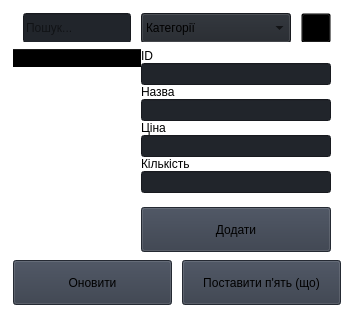
           <widget class="QFrame" name="contentBottom">
            <property name="styleSheet">
             <string notr="true">background-color: transparent;</string>
            </property>
            <property name="frameShape">
             <enum>QFrame::StyledPanel</enum>
            </property>
            <property name="frameShadow">
             <enum>QFrame::Raised</enum>
            </property>
            <layout class="QVBoxLayout" name="verticalLayout_5">
             <property name="spacing">
              <number>0</number>
             </property>
             <property name="leftMargin">
              <number>0</number>
             </property>
             <property name="topMargin">
              <number>0</number>
             </property>
             <property name="rightMargin">
              <number>0</number>
             </property>
             <property name="bottomMargin">
              <number>0</number>
             </property>
             <item>
              <widget class="QFrame" name="content">
               <property name="styleSheet">
                <string notr="true">background-color: transparent;</string>
               </property>
               <property name="frameShape">
                <enum>QFrame::StyledPanel</enum>
               </property>
               <property name="frameShadow">
                <enum>QFrame::Raised</enum>
               </property>
               <layout class="QHBoxLayout" name="horizontalLayout_4">
                <property name="spacing">
                 <number>0</number>
                </property>
                <property name="leftMargin">
                 <number>0</number>
                </property>
                <property name="topMargin">
                 <number>0</number>
                </property>
                <property name="rightMargin">
                 <number>0</number>
                </property>
                <property name="bottomMargin">
                 <number>0</number>
                </property>
                <item>
                 <widget class="QFrame" name="pagesContainer">
                  <property name="frameShape">
                   <enum>QFrame::StyledPanel</enum>
                  </property>
                  <property name="frameShadow">
                   <enum>QFrame::Raised</enum>
                  </property>
                  <layout class="QVBoxLayout" name="verticalLayout_6">
                   <property name="spacing">
                    <number>0</number>
                   </property>
                   <property name="leftMargin">
                    <number>0</number>
                   </property>
                   <property name="topMargin">
                    <number>0</number>
                   </property>
                   <property name="rightMargin">
                    <number>0</number>
                   </property>
                   <property name="bottomMargin">
                    <number>0</number>
                   </property>
                   <item>
                    <widget class="QStackedWidget" name="stackedWidget">
                     <property name="currentIndex">
                      <number>1</number>
                     </property>
                     <widget class="QWidget" name="home">
                      <layout class="QVBoxLayout" name="verticalLayout_9">
                       <item>
                        <widget class="QLabel" name="label">
                         <property name="text">
                          <string>піська</string>
                         </property>
                        </widget>
                       </item>
                      </layout>
                     </widget>
                     <widget class="QWidget" name="view">
                      <layout class="QVBoxLayout" name="verticalLayout_7">
                       <item>
                        <widget class="QFrame" name="search">
                         <property name="maximumSize">
                          <size>
                           <width>16777215</width>
                           <height>30</height>
                          </size>
                         </property>
                         <property name="frameShape">
                          <enum>QFrame::StyledPanel</enum>
                         </property>
                         <property name="frameShadow">
                          <enum>QFrame::Raised</enum>
                         </property>
                         <layout class="QHBoxLayout" name="horizontalLayout_7">
                          <property name="spacing">
                           <number>10</number>
                          </property>
                          <property name="leftMargin">
                           <number>10</number>
                          </property>
                          <property name="topMargin">
                           <number>0</number>
                          </property>
                          <property name="rightMargin">
                           <number>10</number>
                          </property>
                          <property name="bottomMargin">
                           <number>0</number>
                          </property>
                          <item>
                           <widget class="QLineEdit" name="searchText">
                            <property name="minimumSize">
                             <size>
                              <width>0</width>
                              <height>30</height>
                             </size>
                            </property>
                            <property name="styleSheet">
                             <string notr="true">background-color: rgb(33, 37, 43);</string>
                            </property>
                            <property name="placeholderText">
                             <string>Пошук...</string>
                            </property>
                           </widget>
                          </item>
                          <item>
                           <widget class="QComboBox" name="searchComboBox">
                            <property name="minimumSize">
                             <size>
                              <width>150</width>
                              <height>30</height>
                             </size>
                            </property>
                            <property name="maximumSize">
                             <size>
                              <width>150</width>
                              <height>16777215</height>
                             </size>
                            </property>
                            <property name="cursor">
                             <cursorShape>PointingHandCursor</cursorShape>
                            </property>
                            <property name="styleSheet">
                             <string notr="true">background-color: rgb(33, 37, 43);</string>
                            </property>
                            <property name="currentText">
                             <string>Категорії</string>
                            </property>
                            <item>
                             <property name="text">
                              <string>Категорії</string>
                             </property>
                            </item>
                           </widget>
                          </item>
                          <item>
                           <widget class="QPushButton" name="searchButton">
                            <property name="minimumSize">
                             <size>
                              <width>30</width>
                              <height>30</height>
                             </size>
                            </property>
                            <property name="maximumSize">
                             <size>
                              <width>30</width>
                              <height>30</height>
                             </size>
                            </property>
                            <property name="cursor">
                             <cursorShape>PointingHandCursor</cursorShape>
                            </property>
                            <property name="text">
                             <string/>
                            </property>
                            <property name="icon">
                             <iconset resource="CStore.qrc">
                              <normaloff>:/CStore/icons/searchIcon.png</normaloff>:/CStore/icons/searchIcon.png</iconset>
                            </property>
                           </widget>
                          </item>
                         </layout>
                        </widget>
                       </item>
                       <item>
                        <widget class="QFrame" name="table">
                         <property name="frameShape">
                          <enum>QFrame::StyledPanel</enum>
                         </property>
                         <property name="frameShadow">
                          <enum>QFrame::Raised</enum>
                         </property>
                         <layout class="QHBoxLayout" name="horizontalLayout_5">
                          <property name="spacing">
                           <number>0</number>
                          </property>
                          <property name="leftMargin">
                           <number>0</number>
                          </property>
                          <property name="topMargin">
                           <number>0</number>
                          </property>
                          <property name="rightMargin">
                           <number>0</number>
                          </property>
                          <property name="bottomMargin">
                           <number>0</number>
                          </property>
                          <item>
                           <widget class="QFrame" name="table_2">
                            <property name="frameShape">
                             <enum>QFrame::NoFrame</enum>
                            </property>
                            <property name="frameShadow">
                             <enum>QFrame::Raised</enum>
                            </property>
                            <layout class="QVBoxLayout" name="verticalLayout_15">
                             <property name="spacing">
                              <number>0</number>
                             </property>
                             <property name="leftMargin">
                              <number>0</number>
                             </property>
                             <property name="topMargin">
                              <number>0</number>
                             </property>
                             <property name="rightMargin">
                              <number>0</number>
                             </property>
                             <property name="bottomMargin">
                              <number>0</number>
                             </property>
                             <item>
                              <widget class="QTableWidget" name="tableWidget">
                               <property name="frameShape">
                                <enum>QFrame::NoFrame</enum>
                               </property>
                               <property name="frameShadow">
                                <enum>QFrame::Raised</enum>
                               </property>
                               <property name="verticalScrollBarPolicy">
                                <enum>Qt::ScrollBarAsNeeded</enum>
                               </property>
                               <property name="horizontalScrollBarPolicy">
                                <enum>Qt::ScrollBarAsNeeded</enum>
                               </property>
                               <property name="sizeAdjustPolicy">
                                <enum>QAbstractScrollArea::AdjustToContents</enum>
                               </property>
                               <property name="selectionMode">
                                <enum>QAbstractItemView::SingleSelection</enum>
                               </property>
                               <property name="rowCount">
                                <number>1</number>
                               </property>
                               <property name="columnCount">
                                <number>1</number>
                               </property>
                               <attribute name="horizontalHeaderVisible">
                                <bool>true</bool>
                               </attribute>
                               <attribute name="horizontalHeaderCascadingSectionResizes">
                                <bool>true</bool>
                               </attribute>
                               <attribute name="horizontalHeaderMinimumSectionSize">
                                <number>34</number>
                               </attribute>
                               <attribute name="horizontalHeaderDefaultSectionSize">
                                <number>34</number>
                               </attribute>
                               <attribute name="horizontalHeaderStretchLastSection">
                                <bool>true</bool>
                               </attribute>
                               <attribute name="verticalHeaderVisible">
                                <bool>false</bool>
                               </attribute>
                               <attribute name="verticalHeaderCascadingSectionResizes">
                                <bool>true</bool>
                               </attribute>
                               <attribute name="verticalHeaderDefaultSectionSize">
                                <number>30</number>
                               </attribute>
                               <attribute name="verticalHeaderHighlightSections">
                                <bool>true</bool>
                               </attribute>
                               <row/>
                               <column/>
                              </widget>
                             </item>
                            </layout>
                           </widget>
                          </item>
                          <item>
                           <widget class="QFrame" name="adding">
                            <property name="minimumSize">
                             <size>
                              <width>200</width>
                              <height>0</height>
                             </size>
                            </property>
                            <property name="maximumSize">
                             <size>
                              <width>200</width>
                              <height>16777215</height>
                             </size>
                            </property>
                            <property name="frameShape">
                             <enum>QFrame::NoFrame</enum>
                            </property>
                            <property name="frameShadow">
                             <enum>QFrame::Raised</enum>
                            </property>
                            <layout class="QVBoxLayout" name="verticalLayout_14">
                             <property name="spacing">
                              <number>0</number>
                             </property>
                             <property name="leftMargin">
                              <number>0</number>
                             </property>
                             <property name="topMargin">
                              <number>0</number>
                             </property>
                             <property name="rightMargin">
                              <number>10</number>
                             </property>
                             <property name="bottomMargin">
                              <number>0</number>
                             </property>
                             <item>
                              <widget class="QLabel" name="label_4">
                               <property name="minimumSize">
                                <size>
                                 <width>190</width>
                                 <height>0</height>
                                </size>
                               </property>
                               <property name="maximumSize">
                                <size>
                                 <width>190</width>
                                 <height>50</height>
                                </size>
                               </property>
                               <property name="text">
                                <string>ID</string>
                               </property>
                              </widget>
                             </item>
                             <item>
                              <widget class="QLineEdit" name="idText">
                               <property name="minimumSize">
                                <size>
                                 <width>190</width>
                                 <height>0</height>
                                </size>
                               </property>
                               <property name="maximumSize">
                                <size>
                                 <width>160</width>
                                 <height>16777215</height>
                                </size>
                               </property>
                               <property name="styleSheet">
                                <string notr="true">background-color: rgb(33, 37, 43);</string>
                               </property>
                              </widget>
                             </item>
                             <item>
                              <widget class="QLabel" name="label_5">
                               <property name="minimumSize">
                                <size>
                                 <width>190</width>
                                 <height>0</height>
                                </size>
                               </property>
                               <property name="maximumSize">
                                <size>
                                 <width>190</width>
                                 <height>30</height>
                                </size>
                               </property>
                               <property name="text">
                                <string>Назва</string>
                               </property>
                              </widget>
                             </item>
                             <item>
                              <widget class="QLineEdit" name="nameText">
                               <property name="minimumSize">
                                <size>
                                 <width>190</width>
                                 <height>0</height>
                                </size>
                               </property>
                               <property name="maximumSize">
                                <size>
                                 <width>190</width>
                                 <height>16777215</height>
                                </size>
                               </property>
                               <property name="styleSheet">
                                <string notr="true">background-color: rgb(33, 37, 43);</string>
                               </property>
                              </widget>
                             </item>
                             <item>
                              <widget class="QLabel" name="label_6">
                               <property name="minimumSize">
                                <size>
                                 <width>190</width>
                                 <height>0</height>
                                </size>
                               </property>
                               <property name="maximumSize">
                                <size>
                                 <width>190</width>
                                 <height>30</height>
                                </size>
                               </property>
                               <property name="text">
                                <string>Ціна</string>
                               </property>
                              </widget>
                             </item>
                             <item>
                              <widget class="QLineEdit" name="priceText">
                               <property name="minimumSize">
                                <size>
                                 <width>190</width>
                                 <height>0</height>
                                </size>
                               </property>
                               <property name="maximumSize">
                                <size>
                                 <width>190</width>
                                 <height>16777215</height>
                                </size>
                               </property>
                               <property name="styleSheet">
                                <string notr="true">background-color: rgb(33, 37, 43);</string>
                               </property>
                              </widget>
                             </item>
                             <item>
                              <widget class="QLabel" name="label_7">
                               <property name="maximumSize">
                                <size>
                                 <width>190</width>
                                 <height>30</height>
                                </size>
                               </property>
                               <property name="text">
                                <string>Кількість</string>
                               </property>
                              </widget>
                             </item>
                             <item>
                              <widget class="QLineEdit" name="numberText">
                               <property name="maximumSize">
                                <size>
                                 <width>190</width>
                                 <height>16777215</height>
                                </size>
                               </property>
                               <property name="styleSheet">
                                <string notr="true">background-color: rgb(33, 37, 43);</string>
                               </property>
                              </widget>
                             </item>
                             <item>
                              <widget class="QLabel" name="label_8">
                               <property name="minimumSize">
                                <size>
                                 <width>190</width>
                                 <height>0</height>
                                </size>
                               </property>
                               <property name="maximumSize">
                                <size>
                                 <width>190</width>
                                 <height>16777215</height>
                                </size>
                               </property>
                               <property name="text">
                                <string/>
                               </property>
                              </widget>
                             </item>
                             <item>
                              <widget class="QPushButton" name="addTovarButton">
                               <property name="minimumSize">
                                <size>
                                 <width>190</width>
                                 <height>45</height>
                                </size>
                               </property>
                               <property name="maximumSize">
                                <size>
                                 <width>190</width>
                                 <height>16777215</height>
                                </size>
                               </property>
                               <property name="styleSheet">
                                <string notr="true">background-color: rgb(52, 59, 72)</string>
                               </property>
                               <property name="text">
                                <string>Додати</string>
                               </property>
                              </widget>
                             </item>
                            </layout>
                           </widget>
                          </item>
                         </layout>
                        </widget>
                       </item>
                       <item>
                        <widget class="QFrame" name="buttons">
                         <property name="minimumSize">
                          <size>
                           <width>0</width>
                           <height>45</height>
                          </size>
                         </property>
                         <property name="cursor">
                          <cursorShape>ArrowCursor</cursorShape>
                         </property>
                         <property name="frameShape">
                          <enum>QFrame::StyledPanel</enum>
                         </property>
                         <property name="frameShadow">
                          <enum>QFrame::Raised</enum>
                         </property>
                         <layout class="QHBoxLayout" name="horizontalLayout_6">
                          <property name="spacing">
                           <number>10</number>
                          </property>
                          <property name="leftMargin">
                           <number>0</number>
                          </property>
                          <property name="topMargin">
                           <number>0</number>
                          </property>
                          <property name="rightMargin">
                           <number>0</number>
                          </property>
                          <property name="bottomMargin">
                           <number>0</number>
                          </property>
                          <item>
                           <widget class="QPushButton" name="tovarButton">
                            <property name="minimumSize">
                             <size>
                              <width>0</width>
                              <height>45</height>
                             </size>
                            </property>
                            <property name="cursor">
                             <cursorShape>PointingHandCursor</cursorShape>
                            </property>
                            <property name="styleSheet">
                             <string notr="true">background-color: rgb(52, 59, 72);</string>
                            </property>
                            <property name="text">
                             <string>Оновити</string>
                            </property>
                           </widget>
                          </item>
                          <item>
                           <widget class="QPushButton" name="orderButton">
                            <property name="minimumSize">
                             <size>
                              <width>0</width>
                              <height>45</height>
                             </size>
                            </property>
                            <property name="cursor">
                             <cursorShape>PointingHandCursor</cursorShape>
                            </property>
                            <property name="styleSheet">
                             <string notr="true">background-color: rgb(52, 59, 72)</string>
                            </property>
                            <property name="text">
                             <string>Поставити п'ять (що)</string>
                            </property>
                           </widget>
                          </item>
                         </layout>
                        </widget>
                       </item>
                      </layout>
                     </widget>
                     <widget class="QWidget" name="order">
                      <layout class="QVBoxLayout" name="verticalLayout_11">
                       <item>
                        <widget class="QFrame" name="frame">
                         <property name="frameShape">
                          <enum>QFrame::StyledPanel</enum>
                         </property>
                         <property name="frameShadow">
                          <enum>QFrame::Raised</enum>
                         </property>
                         <layout class="QVBoxLayout" name="verticalLayout_10">
                          <item>
                           <widget class="QLabel" name="label_2">
                            <property name="text">
                             <string>тут має бути щось круте</string>
                            </property>
                           </widget>
                          </item>
                         </layout>
                        </widget>
                       </item>
                      </layout>
                     </widget>
                     <widget class="QWidget" name="history">
                      <layout class="QVBoxLayout" name="verticalLayout_12">
                       <item>
                        <widget class="QFrame" name="frame_2">
                         <property name="frameShape">
                          <enum>QFrame::StyledPanel</enum>
                         </property>
                         <property name="frameShadow">
                          <enum>QFrame::Raised</enum>
                         </property>
                         <layout class="QVBoxLayout" name="verticalLayout_13">
                          <item>
                           <widget class="QLabel" name="label_3">
                            <property name="text">
                             <string>большой член большие яйца</string>
                            </property>
                           </widget>
                          </item>
                         </layout>
                        </widget>
                       </item>
                      </layout>
                     </widget>
                    </widget>
                   </item>
                  </layout>
                 </widget>
                </item>
               </layout>
              </widget>
             </item>
            </layout>
           </widget>
